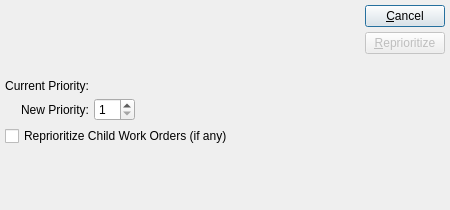
<?xml version="1.0" encoding="UTF-8"?>
<ui version="4.0">
 <comment>This file is part of the xTuple ERP: PostBooks Edition, a free and
open source Enterprise Resource Planning software suite,
Copyright (c) 1999-2019 by OpenMFG LLC, d/b/a xTuple.
It is licensed to you under the Common Public Attribution License
version 1.0, the full text of which (including xTuple-specific Exhibits)
is available at www.xtuple.com/CPAL.  By using this software, you agree
to be bound by its terms.</comment>
 <class>reprioritizeWo</class>
 <widget class="QDialog" name="reprioritizeWo">
  <property name="geometry">
   <rect>
    <x>0</x>
    <y>0</y>
    <width>450</width>
    <height>210</height>
   </rect>
  </property>
  <property name="windowTitle">
   <string>Reprioritize Work Order</string>
  </property>
  <layout class="QVBoxLayout">
   <property name="spacing">
    <number>0</number>
   </property>
   <property name="margin">
    <number>5</number>
   </property>
   <item>
    <layout class="QVBoxLayout">
     <property name="spacing">
      <number>5</number>
     </property>
     <property name="margin">
      <number>0</number>
     </property>
     <item>
      <layout class="QHBoxLayout">
       <property name="spacing">
        <number>2</number>
       </property>
       <property name="margin">
        <number>0</number>
       </property>
       <item>
        <widget class="WoCluster" name="_wo"/>
       </item>
       <item>
        <spacer>
         <property name="orientation">
          <enum>Qt::Horizontal</enum>
         </property>
         <property name="sizeType">
          <enum>QSizePolicy::Expanding</enum>
         </property>
         <property name="sizeHint" stdset="0">
          <size>
           <width>20</width>
           <height>20</height>
          </size>
         </property>
        </spacer>
       </item>
       <item>
        <layout class="QVBoxLayout">
         <property name="spacing">
          <number>5</number>
         </property>
         <property name="margin">
          <number>0</number>
         </property>
         <item>
          <widget class="QPushButton" name="_close">
           <property name="text">
            <string>&amp;Cancel</string>
           </property>
          </widget>
         </item>
         <item>
          <widget class="QPushButton" name="_reprioritize">
           <property name="enabled">
            <bool>false</bool>
           </property>
           <property name="text">
            <string>&amp;Reprioritize</string>
           </property>
          </widget>
         </item>
         <item>
          <spacer>
           <property name="orientation">
            <enum>Qt::Vertical</enum>
           </property>
           <property name="sizeType">
            <enum>QSizePolicy::Preferred</enum>
           </property>
           <property name="sizeHint" stdset="0">
            <size>
             <width>20</width>
             <height>20</height>
            </size>
           </property>
          </spacer>
         </item>
        </layout>
       </item>
      </layout>
     </item>
     <item>
      <layout class="QGridLayout">
       <property name="margin">
        <number>0</number>
       </property>
       <property name="spacing">
        <number>5</number>
       </property>
       <item row="0" column="0">
        <widget class="QLabel" name="_currentLit">
         <property name="minimumSize">
          <size>
           <width>0</width>
           <height>0</height>
          </size>
         </property>
         <property name="text">
          <string>Current Priority:</string>
         </property>
         <property name="alignment">
          <set>Qt::AlignRight|Qt::AlignTrailing|Qt::AlignVCenter</set>
         </property>
        </widget>
       </item>
       <item row="0" column="1">
        <layout class="QHBoxLayout">
         <property name="spacing">
          <number>0</number>
         </property>
         <property name="margin">
          <number>0</number>
         </property>
         <item>
          <widget class="QLabel" name="_current">
           <property name="minimumSize">
            <size>
             <width>0</width>
             <height>0</height>
            </size>
           </property>
           <property name="text">
            <string/>
           </property>
           <property name="alignment">
            <set>Qt::AlignVCenter</set>
           </property>
          </widget>
         </item>
         <item>
          <spacer>
           <property name="orientation">
            <enum>Qt::Horizontal</enum>
           </property>
           <property name="sizeType">
            <enum>QSizePolicy::Expanding</enum>
           </property>
           <property name="sizeHint" stdset="0">
            <size>
             <width>36</width>
             <height>10</height>
            </size>
           </property>
          </spacer>
         </item>
        </layout>
       </item>
       <item row="1" column="0">
        <widget class="QLabel" name="_newLit">
         <property name="text">
          <string>New Priority:</string>
         </property>
         <property name="alignment">
          <set>Qt::AlignRight|Qt::AlignTrailing|Qt::AlignVCenter</set>
         </property>
        </widget>
       </item>
       <item row="1" column="1">
        <layout class="QHBoxLayout">
         <property name="spacing">
          <number>0</number>
         </property>
         <property name="margin">
          <number>0</number>
         </property>
         <item>
          <widget class="QSpinBox" name="_new">
           <property name="minimum">
            <number>1</number>
           </property>
           <property name="maximum">
            <number>99</number>
           </property>
          </widget>
         </item>
         <item>
          <spacer>
           <property name="orientation">
            <enum>Qt::Horizontal</enum>
           </property>
           <property name="sizeType">
            <enum>QSizePolicy::Expanding</enum>
           </property>
           <property name="sizeHint" stdset="0">
            <size>
             <width>128</width>
             <height>20</height>
            </size>
           </property>
          </spacer>
         </item>
        </layout>
       </item>
      </layout>
     </item>
     <item>
      <layout class="QHBoxLayout">
       <property name="spacing">
        <number>0</number>
       </property>
       <property name="margin">
        <number>0</number>
       </property>
       <item>
        <widget class="XCheckBox" name="_changeChildren">
         <property name="text">
          <string>Reprioritize Child Work Orders (if any)</string>
         </property>
        </widget>
       </item>
       <item>
        <spacer>
         <property name="orientation">
          <enum>Qt::Horizontal</enum>
         </property>
         <property name="sizeType">
          <enum>QSizePolicy::Expanding</enum>
         </property>
         <property name="sizeHint" stdset="0">
          <size>
           <width>20</width>
           <height>20</height>
          </size>
         </property>
        </spacer>
       </item>
      </layout>
     </item>
    </layout>
   </item>
   <item>
    <spacer>
     <property name="orientation">
      <enum>Qt::Vertical</enum>
     </property>
     <property name="sizeType">
      <enum>QSizePolicy::Expanding</enum>
     </property>
     <property name="sizeHint" stdset="0">
      <size>
       <width>20</width>
       <height>16</height>
      </size>
     </property>
    </spacer>
   </item>
  </layout>
 </widget>
 <layoutdefault spacing="5" margin="5"/>
 <customwidgets>
  <customwidget>
   <class>WoCluster</class>
   <extends>QWidget</extends>
   <header>wocluster.h</header>
  </customwidget>
  <customwidget>
   <class>XCheckBox</class>
   <extends>QCheckBox</extends>
   <header>xcheckbox.h</header>
  </customwidget>
 </customwidgets>
 <tabstops>
  <tabstop>_wo</tabstop>
  <tabstop>_new</tabstop>
  <tabstop>_changeChildren</tabstop>
  <tabstop>_reprioritize</tabstop>
  <tabstop>_close</tabstop>
 </tabstops>
 <resources/>
 <connections>
  <connection>
   <sender>_close</sender>
   <signal>clicked()</signal>
   <receiver>reprioritizeWo</receiver>
   <slot>accept()</slot>
   <hints>
    <hint type="sourcelabel">
     <x>20</x>
     <y>20</y>
    </hint>
    <hint type="destinationlabel">
     <x>20</x>
     <y>20</y>
    </hint>
   </hints>
  </connection>
  <connection>
   <sender>_wo</sender>
   <signal>valid(bool)</signal>
   <receiver>_reprioritize</receiver>
   <slot>setEnabled(bool)</slot>
   <hints>
    <hint type="sourcelabel">
     <x>20</x>
     <y>20</y>
    </hint>
    <hint type="destinationlabel">
     <x>20</x>
     <y>20</y>
    </hint>
   </hints>
  </connection>
 </connections>
</ui>
